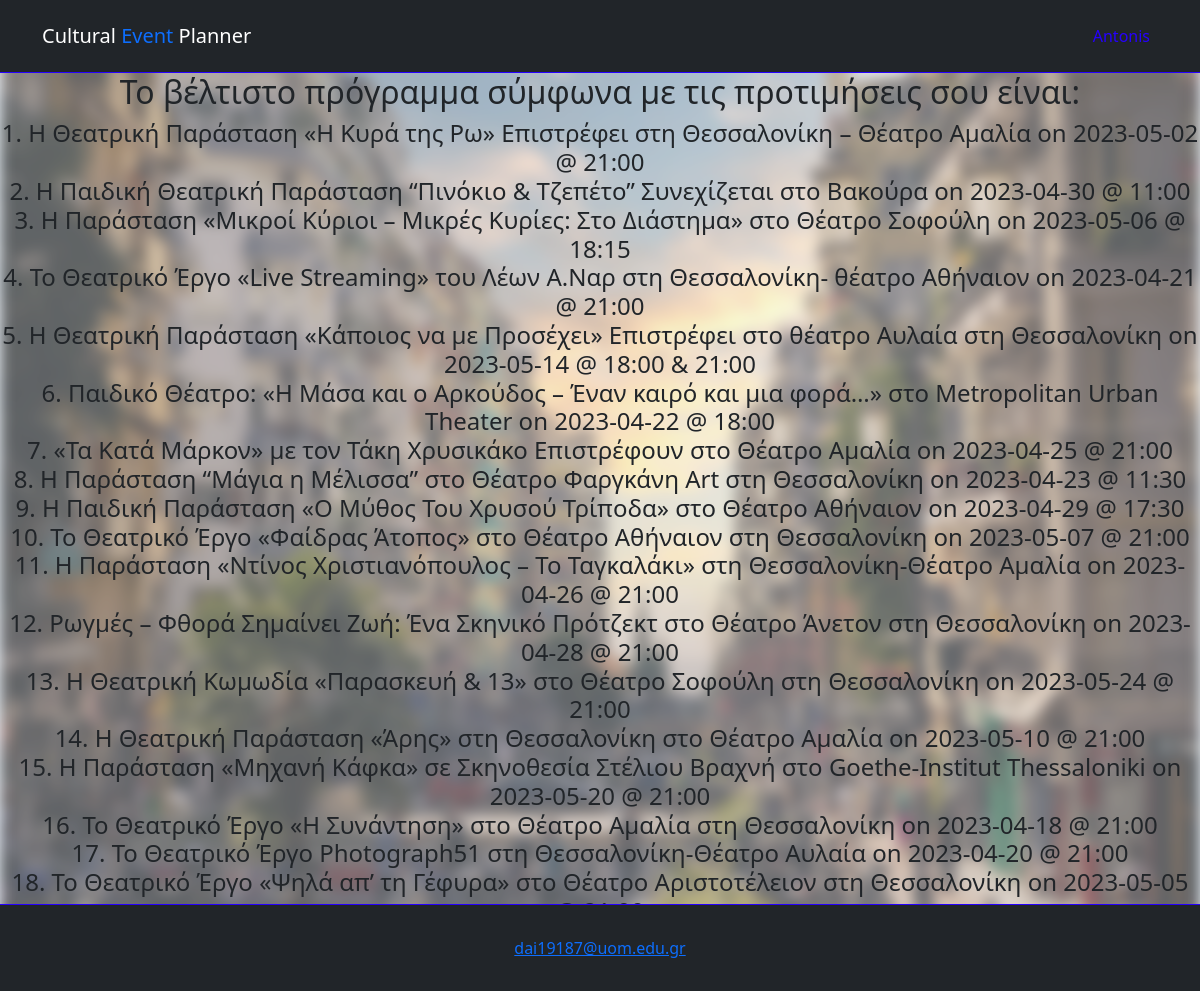
Screenshot of /result (signed in) with the database file from the repository.
### website/models.py (models this page shows)
class Result(db.Model):
    id = db.Column(db.Integer , primary_key = True )
    result = db.Column(db.String(1000))
    user_id =db.Column(db.Integer , db.ForeignKey('user.id'))

### website/result.py (the view)
@res.route('/result' , methods = ['GET' , 'POST'])
def result():
    id = current_user.id
    if request.method =='POST':
        result = list()
        weight = {}
        global count_id
        try:
            Result.query.filter_by(user_id=id).delete()
            db.session.commit()
        except:
            db.session.rollback()
        handle_request()
        for i in range(len(keys)) :
                weight[keys[i]]=values[i]
        items= list(weight.items())
        items.sort(key=lambda x: x[0])
        sorted_weight = {k: v for k, v in items}
        eventList= Event.query.all()
        DateList = Date.query.all()
        selected_array=list()
        for num in sorted_weight.keys():
            for i in range(len(eventList)):
                if num == eventList[i].id:
                    selected_array.append(eventList[i])
        Date_array=list()
        for events in selected_array:
            for date in DateList:
                if events.id == date.event_id:
                    Date_array.append(date)
        values_prior=list()
        for p in sorted_weight.values():
            values_prior.append(p)
        solver = pywraplp.Solver('EventScheduler', pywraplp.Solver.CBC_MIXED_INTEGER_PROGRAMMING)
        event_vars = {}
        date_vars = {}
        for event in selected_array:
            for date in Date_array:
                if date.event_id == event.id:
                    event_key = event.name
                    date_key = date.day.strftime("%Y-%m-%d")
                    if event_key not in event_vars:
                        event_vars[event_key] = {}
                    event_vars[event_key][date_key] = solver.BoolVar('')
                    if date_key not in date_vars:
                        date_vars[date_key] = solver.BoolVar('')
        for event_key in event_vars.keys():
            solver.Add(solver.Sum([event_vars[event_key][date_key] for date_key in event_vars[event_key].keys()]) <= 1)
        for date_key in date_vars.keys():
            solver.Add(solver.Sum([event_vars[event_key][date_key] for event_key in event_vars.keys() if date_key in event_vars[event_key]]) <= 1)
        objective = solver.Objective()
        c=0
        for event_key in event_vars.keys():
            priority = values_prior[c] # get the priority weight for this event
            c+=1
            for date_key in event_vars[event_key].keys():
                objective.SetCoefficient(event_vars[event_key][date_key], priority) # set the coefficient for this event and date combination
        objective.SetMaximization()
        p = 0
        status = solver.Solve()
        if status == solver.OPTIMAL:
            for event_key in event_vars.keys():
                for date_key in event_vars[event_key].keys():
                    if event_vars[event_key][date_key].solution_value() == 1:
                        p += 1
                        evid= Event.query.filter_by(name=event_key).first()
                        eventID=evid.id
                        obj  =  Date.query.filter_by(day=date_key).filter_by(event_id=eventID).first()
                        time = obj.time
                        result_string =str(p)+". "+ event_key + " on " + date_key +" @ " + time
                        result.append(result_string)
                        r = Result.query.filter_by(id = id).first()
                        if not r:
                            new_result = Result(result = result_string , user_id =id )
                            try:
                                db.session.add(new_result)
                            except:
                                db.session.rollback()
                                print("Raised Exeption result!!")
                                raise
        else:
            print("Solver returned non-optimal solution")
        db.session.commit()
        return  render_template('/result.html', user=  current_user, result= result)
    else:
        final_result = list()
        result = Result.query.filter_by(user_id = id).all()
        for result_item in result:
            final_result.append(result_item.result+'\n')
        return  render_template('/result.html', user=  current_user, result = final_result)

### website/templates/result.html (shortened to what this page needs)
<!DOCTYPE html>
<html>
<head>
    <link rel="stylesheet" href="static/front/stylesheet.css">
    <link href="https://cdn.jsdelivr.net/npm/bootstrap@5.3.0-alpha3/dist/css/bootstrap.min.css" rel="stylesheet">
</head>
<body style="background-color:aliceblue; text-align: center;">
    <nav class="navbar navbar-expand-lg navbar-dark bg-dark py-3 " style="border-bottom: 1px solid #2600ff">
        <div class="container">
          <a href="/" class="navbar-brand">Cultural <span class="text-primary">Event</span> Planner</a>
          <div class="collapse navbar-collapse" id="navmenu">
            <ul class="navbar-nav ms-auto">
                  <li class="nav-item">
                    <a href="/UserEvents" class="nav-link" style="color: #2600ff;">{{user.firstName}}</a>
                </li>
            </ul>
          </div>
        </div>
    </nav>
    <div>
        <img class="background" src="static/img/thess.jpg" alt="Aleq">
        {% if result  %}
        <h2>Το βέλτιστο πρόγραμμα σύμφωνα με τις προτιμήσεις σου είναι:</h2>
        <h4>
          {% for r in result %}
          {{r}}<br>
          {% endfor %}
          </h4>
        {%else%}
         Ωχ! Παρακαλώ επιλέξτε τις παραστάσεις για να βγεί κάποιο αποτέλεσμα.
        {%endif%}
    </div>
</body>
<footer class="p-4 bg-dark text-white text-center"  style="border-top: 1px solid #2600ff" >
    <div class="container">
      <button type="button" class="btn btn-link">dai19187@uom.edu.gr</button>
  </div>
  </footer>
</html>

### website/static/front/stylesheet.css (style rules this page uses)
img.background { position: absolute; left: 0px; top: 0px; z-index: -1; width: 100%; opacity: 0.60; height: 100%; -webkit-filter: blur(5px); filter: blur(7px); }
footer { position: fixed; bottom: 0; width: 100%; }

### rows the page displays
Result: result "1. Η Θεατρική Παράσταση «Η Κυρά της Ρω» Επιστρέφει στη Θεσσαλονίκη – Θέατρο Αμαλία on 2023-05-02 @ 21:00"
Result: result "2. Η Παιδική Θεατρική Παράσταση “Πινόκιο & Τζεπέτο” Συνεχίζεται στο Βακούρα on 2023-04-30 @ 11:00"
Result: result "3. Η Παράσταση «Μικροί Κύριοι – Μικρές Κυρίες: Στο Διάστημα» στο Θέατρο Σοφούλη on 2023-05-06 @ 18:15"
Result: result "4. Το Θεατρικό Έργο «Live Streaming» του Λέων Α.Ναρ στη Θεσσαλονίκη- θέατρο Αθήναιον on 2023-04-21 @ 21:00"
Result: result "5. Η Θεατρική Παράσταση «Κάποιος να με Προσέχει» Επιστρέφει στο θέατρο Αυλαία στη Θεσσαλονίκη on 2023-05-14 @ 18:00 & 21:00"
Result: result "6. Παιδικό Θέατρο: «Η Μάσα και ο Αρκούδος – Έναν καιρό και μια φορά…» στο Metropolitan Urban Theater on 2023-04-22 @ 18:00"
Result: result "7. «Τα Κατά Μάρκον» με τον Τάκη Χρυσικάκο Επιστρέφουν στο Θέατρο Αμαλία on 2023-04-25 @ 21:00"
Result: result "8. Η Παράσταση “Μάγια η Μέλισσα” στο Θέατρο Φαργκάνη Art στη Θεσσαλονίκη on 2023-04-23 @ 11:30"
Result: result "9. Η Παιδική Παράσταση «Ο Μύθος Του Χρυσού Τρίποδα» στο Θέατρο Αθήναιον on 2023-04-29 @ 17:30"
Result: result "10. Το Θεατρικό Έργο «Φαίδρας Άτοπος» στο Θέατρο Αθήναιον στη Θεσσαλονίκη on 2023-05-07 @ 21:00"
Result: result "11. Η Παράσταση «Ντίνος Χριστιανόπουλος – Το Ταγκαλάκι» στη Θεσσαλονίκη-Θέατρο Αμαλία on 2023-04-26 @ 21:00"
Result: result "12. Ρωγμές – Φθορά Σημαίνει Ζωή: Ένα Σκηνικό Πρότζεκτ στο Θέατρο Άνετον στη Θεσσαλονίκη on 2023-04-28 @ 21:00"
Result: result "13. Η Θεατρική Κωμωδία «Παρασκευή & 13» στο Θέατρο Σοφούλη στη Θεσσαλονίκη on 2023-05-24 @ 21:00"
Result: result "14. Η Θεατρική Παράσταση «Άρης» στη Θεσσαλονίκη στο Θέατρο Αμαλία on 2023-05-10 @ 21:00"
Result: result "15. Η Παράσταση «Μηχανή Κάφκα» σε Σκηνοθεσία Στέλιου Βραχνή στο Goethe-Institut Thessaloniki on 2023-05-20 @ 21:00"
Result: result "16. Το Θεατρικό Έργο «Η Συνάντηση» στο Θέατρο Αμαλία στη Θεσσαλονίκη on 2023-04-18 @ 21:00"
Result: result "17. Το Θεατρικό Έργο Photograph51 στη Θεσσαλονίκη-Θέατρο Αυλαία on 2023-04-20 @ 21:00"

### other values shown
{{ r }} "18. Το Θεατρικό Έργο «Ψηλά απ’ τη Γέφυρα» στο Θέατρο Αριστοτέλειον στη Θεσσαλονίκη on 2023-05-05…"
